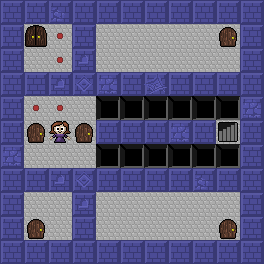

A 2D game scene composited from a Tiled map and its tileset images. What follows is a short description and the map's XML, with every tile layer's data as written:
An orthogonal 11x11 tile map with 24x24 px tiles, 3 tile layers (Terrain, Objects, Decals), 2 tilesets.

<map version="1.0" orientation="orthogonal" width="11" height="11" tilewidth="24" tileheight="24">
 <tileset firstgid="1" source="Objects.tsx" />
 <tileset firstgid="101" source="Terrain.tsx" />
 <layer name="Terrain" width="11" height="11" opacity="0.9">
  <data encoding="csv">
101,101,101,101,101,101,101,101,101,101,101,
101,104,102,101,104,104,104,104,104,104,101,
101,104,102,101,104,104,104,104,104,104,101,
101,101,101,101,101,101,101,101,101,101,101,
101,102,102,104,103,103,103,103,103,103,101,
101,104,104,102,101,101,101,101,101,105,101,
101,104,104,104,103,103,103,103,103,103,101,
101,101,101,101,101,101,101,101,101,101,101,
101,104,104,101,104,104,104,104,104,104,101,
101,104,104,101,104,104,104,104,104,104,101,
101,101,101,101,101,101,101,101,101,101,101
</data>
 </layer>
 <layer name="Objects" width="11" height="11">
  <data encoding="csv">
0,0,0,0,0,0,0,0,0,0,0,
0,8,0,0,0,0,0,0,0,6,0,
0,0,0,0,0,0,0,0,0,0,0,
0,0,0,0,0,0,0,0,0,0,0,
0,0,0,0,0,0,0,0,0,0,0,
0,6,1,6,0,0,0,0,0,0,0,
0,0,0,0,0,0,0,0,0,0,0,
0,0,0,0,0,0,0,0,0,0,0,
0,0,0,0,0,0,0,0,0,0,0,
0,6,0,0,0,0,0,0,0,6,0,
0,0,0,0,0,0,0,0,0,0,0
</data>
 </layer>
 <layer name="Decals" width="11" height="11">
  <data encoding="csv">
0,0,127,0,0,0,0,0,0,0,0,
0,0,0,0,0,0,0,0,0,0,0,
0,0,0,108,0,0,0,0,0,0,0,
0,0,108,118,117,0,107,0,0,0,0,
0,0,0,0,0,0,0,0,0,0,117,
0,0,0,0,0,0,0,117,0,0,0,
117,0,0,0,0,0,0,0,0,0,0,
0,0,108,118,0,0,0,0,127,0,0,
0,0,0,108,0,0,0,0,0,0,0,
0,0,0,0,0,0,0,0,0,0,0,
0,0,0,0,0,0,0,0,0,0,0
</data>
 </layer>
</map>
